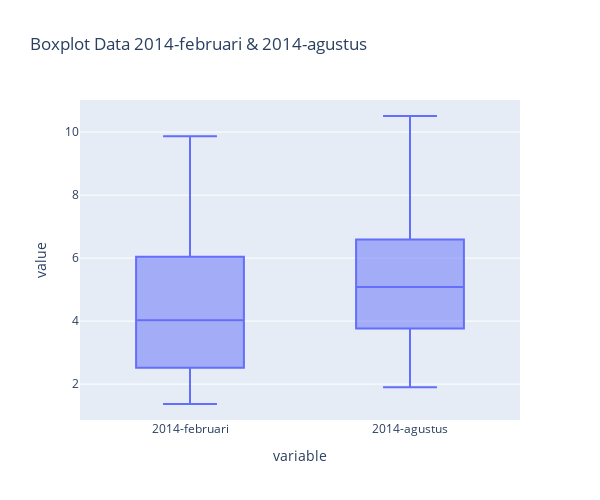

The code cell stored with this chart in its notebook:
### Code cell
drop_14 = df_2014.dropna()
fig = px.box(drop_14, y=['2014-februari', '2014-agustus'], title="Boxplot Data 2014-februari & 2014-agustus")

fig.update_layout(width = 600,
           height = 500)
fig.show()

### Figure 1 — Plotly figure (JSON) as saved in the notebook; plotly's stock layout.template omitted (floating-point values rounded to 4 significant figures)
{"data": [{"alignmentgroup": "True", "hovertemplate": "variable=%{x}<br>value=%{y}<extra></extra>", "legendgroup": "", "marker": {"color": "#636efa"}, "name": "", "notched": false, "offsetgroup": "", "orientation": "v", "showlegend": false, "type": "box", "x": ["2014-februari", "2014-februari", "2014-februari", "2014-februari", "2014-februari", "2014-februari", "2014-februari", "2014-februari", "2014-februari", "2014-februari", "2014-februari", "2014-februari", "2014-februari", "2014-februari", "2014-februari", "2014-februari", "2014-februari", "2014-februari", "2014-februari", "2014-februari", "2014-februari", "2014-februari", "2014-februari", "2014-februari", "2014-februari", "2014-februari", "2014-februari", "2014-februari", "2014-februari", "2014-februari", "2014-februari", "2014-februari", "2014-februari", "2014-agustus", "2014-agustus", "2014-agustus", "2014-agustus", "2014-agustus", "2014-agustus", "2014-agustus", "2014-agustus", "2014-agustus", "2014-agustus", "2014-agustus", "2014-agustus", "2014-agustus", "2014-agustus", "2014-agustus", "2014-agustus", "2014-agustus", "2014-agustus", "2014-agustus", "2014-agustus", "2014-agustus", "2014-agustus", "2014-agustus", "2014-agustus", "2014-agustus", "2014-agustus", "2014-agustus", "2014-agustus", "2014-agustus", "2014-agustus", "2014-agustus", "2014-agustus", "2014-agustus"], "x0": " ", "xaxis": "x", "y": [6.75, 5.95, 6.32, 4.99, 2.5, 3.84, 1.62, 5.08, 2.67, 5.26, 9.84, 8.66, 5.45, 2.16, 4.02, 9.87, 1.37, 5.3, 1.97, 2.53, 2.71, 4.03, 8.89, 7.27, 2.92, 5.79, 2.13, 2.44, 1.6, 6.59, 5.65, 3.7, 3.48, 9.02, 6.23, 6.5, 6.56, 5.08, 4.96, 3.47, 4.79, 5.14, 6.69, 8.47, 8.45, 5.68, 3.33, 4.19, 9.07, 1.9, 5.75, 3.26, 4.04, 3.24, 3.8, 7.38, 7.54, 3.68, 5.08, 4.43, 4.18, 2.08, 10.51, 5.29, 5.02, 3.44], "y0": " ", "yaxis": "y"}], "layout": {"boxmode": "group", "height": 500, "legend": {"tracegroupgap": 0}, "title": {"text": "Boxplot Data 2014-februari & 2014-agustus"}, "width": 600, "xaxis": {"anchor": "y", "domain": [0, 1], "title": {"text": "variable"}}, "yaxis": {"anchor": "x", "domain": [0, 1], "title": {"text": "value"}}}}
